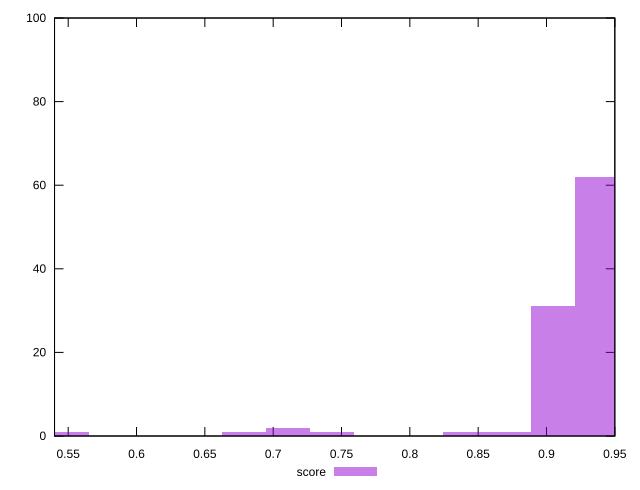

Generate this figure with gnuplot:
reset

$score <<EOF
0.9047812941784774 31
0.9370949118277088 62
0.5493315000369328 1
0.6785859706338581 1
0.7108995882830894 2
0.7432132059323208 1
0.8401540588800148 1
0.8724676765292462 1
EOF

set key outside below
set boxwidth 0.03231361764923134
set xrange [0.54:0.95]
set yrange [0:100]
set trange [0:100]
set style fill transparent solid 0.5 noborder
set terminal svg size 640, 490 enhanced background rgb 'white'
set output "reprap/bootup-time/samples/pages+cached/score/histogram.svg"

plot $score title "score" with boxes

reset
